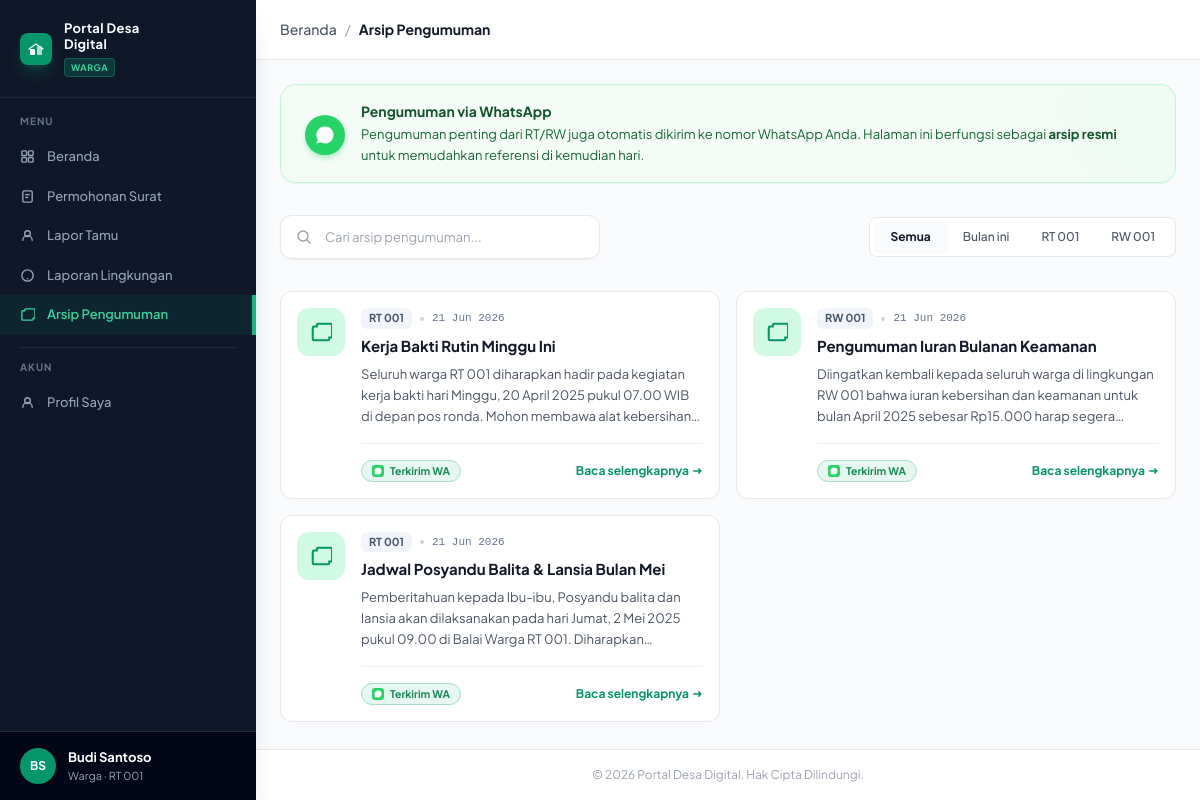
Page /warga/pengumuman.php on the committed database.
### tables this page shows
CREATE TABLE `pengumuman` (
  `id` int(11) NOT NULL AUTO_INCREMENT,
  `judul` varchar(255) NOT NULL,
  `isi` text NOT NULL,
  `pembuat_id` int(11) NOT NULL,
  `target_audiens` varchar(50) DEFAULT 'Semua',
  `is_sent_wa` tinyint(1) DEFAULT 0,
  `created_at` timestamp DEFAULT current_timestamp(),
  PRIMARY KEY (`id`),
  KEY `pembuat_id` (`pembuat_id`),
  CONSTRAINT `fk_pengumuman_user` FOREIGN KEY (`pembuat_id`) REFERENCES `users` (`id`) ON DELETE CASCADE
);

### warga/pengumuman.php (the view, shortened to what this page needs)
<?php
require_once '../koneksi.php';
$filter = isset($_GET['filter']) ? $_GET['filter'] : 'semua';
$where_clause = "";
$query = "SELECT p.*, u.nama_lengkap, u.rt as pembuat_rt FROM pengumuman p JOIN users u ON p.pembuat_id = u.id $where_clause ORDER BY p.created_at DESC";
$result = mysqli_query($koneksi, $query);
function getActiveClass($currentFilter, $btnFilter) {
    if ($currentFilter == $btnFilter) {
        return "bg-base text-t1 shadow-sm";
    }
    return "text-t2 hover:text-t1";
}
?>
<!DOCTYPE html>
<html lang="id">
<head>
  <script src="https://cdn.tailwindcss.com"></script>
  <script src="../assets/tailwind-config.js"></script>
  <link rel="stylesheet" href="../assets/style.css">
</head>
<body class="bg-base font-sans text-t1 flex min-h-screen">
  <aside
    class="sidebar-fixed w-64 bg-slate-900 text-slate-300 flex flex-col justify-between sticky top-0 h-screen shadow-xl z-20">
    <div>
      <div class="flex items-center gap-3 px-5 py-5 border-b border-slate-800">
        <div
          class="w-8 h-8 rounded-lg bg-emerald-600 flex items-center justify-center flex-shrink-0 shadow-lg shadow-emerald-600/30">
          <svg width="16" height="16" viewBox="0 0 16 16" fill="none">
            <rect x="2" y="8" width="5" height="6" rx="1" fill="white" />
            <rect x="9" y="5" width="5" height="9" rx="1" fill="white" opacity=".7" />
            <path d="M1 8L8 3L15 8" stroke="white" stroke-width="1.3" stroke-linecap="round" />
          </svg>
        </div>
        <div>
          <div class="text-[13px] font-bold text-white leading-tight tracking-wide">Portal Desa<br>Digital</div>
          <div
            class="text-[9px] bg-emerald-500/20 text-emerald-400 font-bold px-1.5 py-0.5 rounded uppercase mt-1 inline-block tracking-wider border border-emerald-500/30">
            Warga</div>
        </div>
      </div>
      <nav class="py-4 flex-1 overflow-y-auto scrollbar-hide">
        <div class="text-[10px] font-bold text-slate-500 px-5 mb-2 tracking-widest uppercase">MENU</div>
        <a class="sb-item text-slate-400 hover:text-white hover:bg-slate-800 px-5 py-2.5 flex items-center gap-3 cursor-pointer transition-colors"
          onclick="go('dashboard')">
          <span class="font-medium text-[13px]">Beranda</span>
        </a>
        <a class="sb-item text-slate-400 hover:text-white hover:bg-slate-800 px-5 py-2.5 flex items-center justify-between cursor-pointer transition-colors"
          onclick="go('surat')">
          <div class="flex items-center gap-3"><svg width="15" height="15" viewBox="0 0 16 16" fill="none">
              <rect x="3" y="2" width="10" height="12" rx="1.5" stroke="currentColor" stroke-width="1.5" />
              <line x1="5.5" y1="6" x2="10.5" y2="6" stroke="currentColor" stroke-width="1.5" />
              <line x1="5.5" y1="9" x2="9" y2="9" stroke="currentColor" stroke-width="1.5" />
            </svg><span class="font-medium text-[13px]">Permohonan Surat</span></div>
        </a>
        <a class="sb-item text-slate-400 hover:text-white hover:bg-slate-800 px-5 py-2.5 flex items-center justify-between cursor-pointer transition-colors"
          onclick="go('tamu')">
          <div class="flex items-center gap-3"><svg width="15" height="15" viewBox="0 0 16 16" fill="none">
              <circle cx="8" cy="6" r="3" stroke="currentColor" stroke-width="1.5" />
              <path d="M3 13c0-2.76 2.24-5 5-5s5 2.24 5 5" stroke="currentColor" stroke-width="1.5"
                stroke-linecap="round" />
            </svg><span class="font-medium text-[13px]">Lapor Tamu</span></div>
        </a>
        <a class="sb-item text-slate-400 hover:text-white hover:bg-slate-800 px-5 py-2.5 flex items-center justify-between cursor-pointer transition-colors"
          onclick="go('lingkungan')">
          <div class="flex items-center gap-3"><svg width="15" height="15" viewBox="0 0 16 16" fill="none">
              <circle cx="8" cy="8" r="6" stroke="currentColor" stroke-width="1.5" />
              <circle cx="8" cy="11.5" r=".8" fill="currentColor" />
            </svg><span class="font-medium text-[13px]">Laporan Lingkungan</span></div>
        </a>
        <a class="sb-item active !bg-emerald-600/10 !text-emerald-400 !border-r-4 !border-emerald-500 px-5 py-2.5 flex items-center gap-3 cursor-pointer transition-colors"
          onclick="go('pengumuman')">
          <svg width="15" height="15" viewBox="0 0 16 16" fill="none">
            <path
              d="M14 2H6a1 1 0 00-1 1v1H3a1 1 0 00-1 1v8a1 1 0 001 1h10a1 1 0 001-1v-1h1a1 1 0 001-1V3a1 1 0 00-1-1z"
              stroke="currentColor" stroke-width="1.5" />
          </svg>
          <span class="font-semibold text-[13px]">Arsip Pengumuman</span>
        </a>
        <div class="mx-5 my-3 border-t border-slate-800"></div>
        <div class="text-[10px] font-bold text-slate-500 px-5 mb-2 tracking-widest uppercase">AKUN</div>
        <a class="sb-item text-slate-400 hover:text-white hover:bg-slate-800 px-5 py-2.5 flex items-center gap-3 cursor-pointer transition-colors"
          onclick="go('profil')">
          <svg width="15" height="15" viewBox="0 0 16 16" fill="none">
            <circle cx="8" cy="6" r="3" stroke="currentColor" stroke-width="1.5" />
            <path d="M3 13c0-2.76 2.24-5 5-5s5 2.24 5 5" stroke="currentColor" stroke-width="1.5"
              stroke-linecap="round" />
          </svg>
          <span class="font-medium text-[13px]">Profil Saya</span>
        </a>
      </nav>
    </div>
    <div class="px-5 py-4 border-t border-slate-800 bg-slate-950">
      <div class="flex items-center gap-3">
        <div
          class="w-9 h-9 rounded-full bg-emerald-600 text-white flex items-center justify-center text-[12px] font-bold flex-shrink-0">
          BS</div>
        <div class="flex-1 min-w-0">
          <div class="text-[13px] font-bold text-white truncate">Budi Santoso</div>
          <div class="text-[11px] text-slate-400 truncate">Warga · RT 001</div>
        </div>
      </div>
    </div>
  </aside>
  <div class="flex-1 flex flex-col min-h-screen relative overflow-hidden">
    <header
      class="h-[60px] bg-surface border-b border-border flex items-center px-6 gap-2 sticky top-0 z-10 text-[14px]">
      <a class="text-t2 hover:text-emerald-600 font-medium cursor-pointer transition-colors"
        onclick="go('dashboard')">Beranda</a>
      <span class="text-t3">/</span>
      <strong class="text-t1 font-bold">Arsip Pengumuman</strong>
    </header>
    <main class="p-6 flex flex-col gap-6 flex-1 max-w-5xl mx-auto w-full">
      <section
        class="flex gap-4 items-center bg-green-50/50 border border-green-200 rounded-2xl px-6 py-4 shadow-sm relative overflow-hidden">
        <div
          class="absolute right-0 top-0 w-32 h-32 bg-green-200/40 rounded-full blur-3xl -z-10 translate-x-10 -translate-y-10">
        </div>
        <div
          class="w-10 h-10 rounded-full bg-[#25D366] flex items-center justify-center flex-shrink-0 shadow-md shadow-[#25D366]/30 mt-0.5">
          <svg width="20" height="20" viewBox="0 0 14 14" fill="none">
            <path d="M7 1a6 6 0 00-5.1 9.18L1 13l2.9-.85A6 6 0 107 1z" fill="white" />
          </svg>
        </div>
        <div class="flex-1">
          <h3 class="text-[14px] font-bold text-green-900 mb-0.5">Pengumuman via WhatsApp</h3>
          <p class="text-[13px] text-green-800 leading-relaxed">Pengumuman penting dari RT/RW juga otomatis dikirim ke
            nomor WhatsApp Anda. Halaman ini berfungsi sebagai <strong class="font-bold text-green-900">arsip
              resmi</strong> untuk memudahkan referensi di kemudian hari.</p>
        </div>
      </section>
      <section class="flex flex-col sm:flex-row items-center gap-4 justify-between mt-2">
        <div class="relative flex-1 w-full sm:max-w-xs">
          <svg class="absolute left-4 top-1/2 -translate-y-1/2 text-t3" width="16" height="16" viewBox="0 0 16 16"
            fill="none">
            <circle cx="7" cy="7" r="5" stroke="currentColor" stroke-width="1.5" />
            <path d="M10.5 10.5L14 14" stroke="currentColor" stroke-width="1.5" stroke-linecap="round" />
          </svg>
          <input
            class="w-full h-11 pl-11 pr-4 rounded-xl border border-border text-[13px] bg-surface focus:outline-none focus:border-emerald-500 focus:ring-2 focus:ring-emerald-500/20 shadow-sm transition-all"
            type="text" placeholder="Cari arsip pengumuman...">
        </div>
        <div class="flex flex-wrap bg-surface border border-border rounded-lg p-1 w-full sm:w-auto">
          <a href="?filter=semua" class="px-4 py-1.5 text-[12px] font-bold rounded-md transition-colors inline-block <?php echo getActiveClass($filter, 'semua'); ?>">Semua</a>
          <a href="?filter=bulan_ini" class="px-4 py-1.5 text-[12px] font-medium rounded-md transition-colors inline-block <?php echo getActiveClass($filter, 'bulan_ini'); ?>">Bulan ini</a>
          <a href="?filter=rt001" class="px-4 py-1.5 text-[12px] font-medium rounded-md transition-colors inline-block <?php echo getActiveClass($filter, 'rt001'); ?>">RT 001</a>
          <a href="?filter=rw001" class="px-4 py-1.5 text-[12px] font-medium rounded-md transition-colors inline-block <?php echo getActiveClass($filter, 'rw001'); ?>">RW 001</a>
        </div>
      </section>
      <section class="grid grid-cols-1 md:grid-cols-2 gap-4 mt-2 items-start">
        <?php
        if (mysqli_num_rows($result) > 0) {
            while ($row = mysqli_fetch_assoc($result)) {
                $tanggal = date('d M Y', strtotime($row['created_at']));
                $judul = htmlspecialchars($row['judul']);
                $isi = htmlspecialchars($row['isi']);
                $target = htmlspecialchars($row['target_audiens']);
                $is_sent = $row['is_sent_wa'] ? '<span class="flex items-center gap-1.5 text-[10.5px] font-bold text-[#188c56] bg-[#e6f6f0] border border-[#a7dfc9] px-2.5 py-0.5 rounded-full"><svg width="12" height="12" viewBox="0 0 10 10" fill="none"><rect width="10" height="10" rx="2.5" fill="#25D366" /><path d="M5 2a3 3 0 00-2.55 4.58L2 8l1.47-.43A3 3 0 105 2z" fill="white" /></svg>Terkirim WA</span>' : '';
                echo "
                <article class='ann-card group'>
                  <div class='w-12 h-12 rounded-xl bg-emerald-100 flex items-center justify-center flex-shrink-0 group-hover:scale-105 transition-transform'>
                    <svg width='22' height='22' viewBox='0 0 16 16' fill='none'>
                      <path d='M14 2H6a1 1 0 00-1 1v1H3a1 1 0 00-1 1v8a1 1 0 001 1h10a1 1 0 001-1v-1h1a1 1 0 001-1V3a1 1 0 00-1-1z' stroke='#059669' stroke-width='1.5' />
                    </svg>
                  </div>
                  <div class='flex-1 min-w-0'>
                    <div class='flex items-center gap-2 mb-2'>
                      <span class='text-[11px] font-bold text-slate-600 bg-slate-100 px-2 py-0.5 rounded-md'>$target</span>
                      <div class='w-1 h-1 rounded-full bg-slate-300'></div>
                      <span class='text-[11px] text-slate-500 font-mono font-medium'>$tanggal</span>
                    </div>
                    <h3 class='text-[15px] font-bold text-t1 mb-2 leading-tight group-hover:text-emerald-700 transition-colors'>$judul</h3>
                    <p class='text-[13px] text-t2 leading-relaxed line-clamp-3 mb-4'>$isi</p>
                    <div class='flex items-center justify-between border-t border-border/60 pt-4'>
                      <div class='flex items-center gap-2'>
                        $is_sent
                      </div>
                      <button type='button' data-judul='$judul' data-tanggal='$tanggal' data-target='$target' data-isi='$isi' onclick='openModal(this)' class='text-[12px] font-bold text-emerald-600 hover:text-emerald-800 transition-colors flex items-center gap-1'>Baca selengkapnya <svg width='10' height='10' viewBox='0 0 14 14' fill='none'><path d='M1 7h10m0 0l-3-3m3 3l-3 3' stroke='currentColor' stroke-width='2' stroke-linecap='round' stroke-linejoin='round' /></svg></button>
                    </div>
                  </div>
                </article>";
            }
        } else {
            echo "<div class='col-span-full py-10 text-center text-t2 bg-surface border border-border rounded-2xl'>Belum ada pengumuman saat ini.</div>";
        }
        ?>
      </section>
    </main>
    <footer class="bg-surface border-t border-border px-8 py-4 text-center text-[12px] text-t3 mt-auto">
      &copy; 2026 Portal Desa Digital. Hak Cipta Dilindungi.
    </footer>
  </div>
</body>
</html>

### assets/style.css (style rules this page uses)
.sb-item { display: flex; align-items: center; gap: 12px; padding: 8px 16px; font-size: 13px; font-weight: 500; color: #4b5563; cursor: pointer; transition: all 0.2s ease; }
.sb-item.active { background-color: #e6f6f0; color: #1d9e75; font-weight: 600; }
input[type="text"], input[type="password"] { color: #111827; transition: border-color 0.15s ease, ring 0.15s ease; }
.ann-card { display: flex; align-items: flex-start; gap: 16px; padding: 16px; background-color: #ffffff; border: 1px solid #e5e7eb; border-radius: 12px; transition: all 0.2s ease; position: relative; overflow: hidden; }

### warga/pengumuman.php (style rules this page uses)
.ann-card { @apply flex gap-4 bg-surface border border-border rounded-2xl p-5 shadow-sm transition-all hover:shadow-md hover:border-emerald-200 relative overflow-hidden; }

### rows in the picture
pengumuman: target_audiens "RT 001", created_at "21 Jun 2026", judul "Kerja Bakti Rutin Minggu Ini", isi "Seluruh warga RT 001 diharapkan hadir pada kegiatan kerja bakti hari Minggu, 20 April 2025 pukul 07.00 WIB di depan pos ronda. Mohon membawa alat…", is_sent_wa 1 (drawn)
pengumuman: target_audiens "RW 001", created_at "21 Jun 2026", judul "Pengumuman Iuran Bulanan Keamanan", isi "Diingatkan kembali kepada seluruh warga di lingkungan RW 001 bahwa iuran kebersihan dan keamanan untuk bulan April 2025 sebesar Rp15.000 harap…", is_sent_wa 1 (drawn)
pengumuman: target_audiens "RT 001", created_at "21 Jun 2026", judul "Jadwal Posyandu Balita & Lansia Bulan Mei", isi "Pemberitahuan kepada Ibu-ibu, Posyandu balita dan lansia akan dilaksanakan pada hari Jumat, 2 Mei 2025 pukul 09.00 di Balai Warga RT 001.…", is_sent_wa 1 (drawn)
